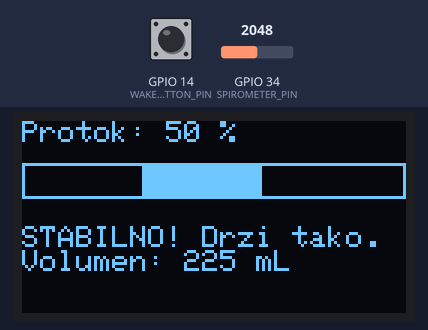
Recording of a sketch running on a simulated ESP32. On the bench: 128×64 one-colour display. The inputs (shaded band) are chosen by the test bench; at power-on: GPIO 34 (SPIROMETER_PIN) = 2048, GPIO 14 (WAKE_BUTTON_PIN) HIGH. What the sketch prints to the serial monitor is not drawn.

Above: at 1.7 s.
1.8 s: GPIO 34 (SPIROMETER_PIN) set to 1689
At 2.0 s:
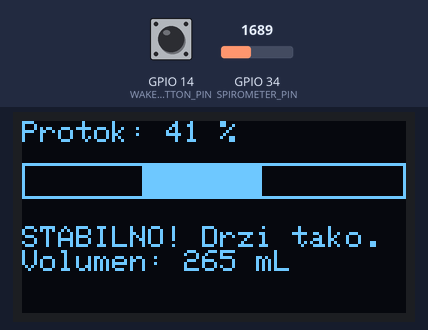
3.4 s: GPIO 34 (SPIROMETER_PIN) set to 1601
At 3.51 s:
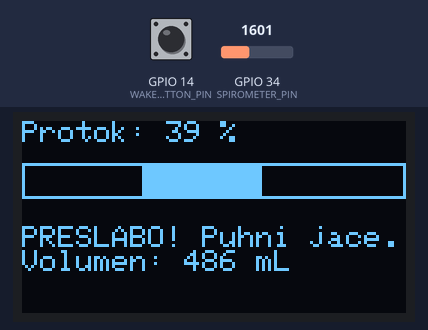
5.3 s: GPIO 34 (SPIROMETER_PIN) set to 2202
At 7.0 s:
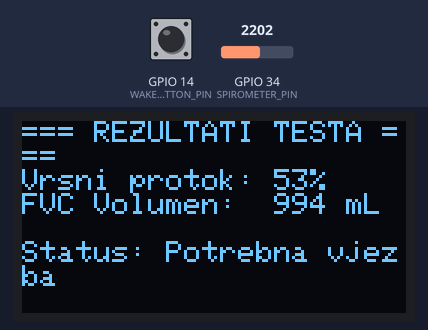
8.1 s: GPIO 34 (SPIROMETER_PIN) set to 2281
Timing chart, 0 to 11.1 s (numbered marks = the images above; inputs shaded):
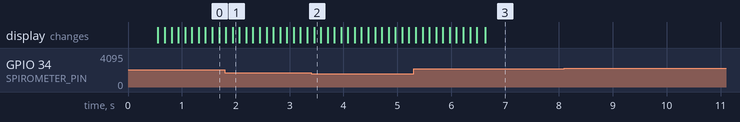

Measured:
- the behaviour switches between 1638 and 1637 on GPIO 34 (SPIROMETER_PIN) (found by bisection; images 1 and 2)
- after the input at 3.4 s, the display: changes after 0.05 s (image 2)
- after the input at 5.3 s, the display: first changes at once (image 3 shows a later state)

The sketch:

sketch.ino
```cpp
#include <Wire.h>
#include <Adafruit_GFX.h>
#include <Adafruit_SSD1306.h>
#include <WiFi.h>
#include <WebServer.h>

#define SCREEN_WIDTH 128
#define SCREEN_HEIGHT 64
#define OLED_RESET    -1
Adafruit_SSD1306 display(SCREEN_WIDTH, SCREEN_HEIGHT, &Wire, OLED_RESET);

#define SPIROMETER_PIN 34
#define WAKE_BUTTON_PIN 14

const char* ssid = "ZenBreath-Spirometer";
WebServer server(80);
volatile int currentFlow = 0;
volatile int maxFlow = 0;
volatile float totalVolume = 0.0;
unsigned long testStartTime = 0;
volatile bool isTesting = false;
volatile bool testCompleted = false;
unsigned long lastActivityTime = 0;

bool sustavSpava = false;

const char index_html[] PROGMEM = R"rawliteral(
<!DOCTYPE html>
<html>
<head>
    <title>ZenBreath Dashboard</title>
    <meta name="viewport" content="width=device-width, initial-scale=1">
    <style>
        body { font-family: Arial, sans-serif; text-align: center; background: #f0f4f8; color: #333; }
        .container { max-width: 500px; margin: auto; padding: 20px; }
        .card { background: white; padding: 20px; border-radius: 10px; box-shadow: 0 4px 6px rgba(0,0,0,0.1); margin-bottom: 20px; }
        .bar-container { background: #ddd; border-radius: 20px; height: 30px; width: 100%; overflow: hidden; }
        .bar { background: #4caf50; height: 100%; width: 0%; transition: width 0.1s; }
        h1 { color: #2c3e50; }
    </style>
    <script>
        setInterval(function() {
            fetch('/data').then(response => response.text()).then(data => {
                var values = data.split(',');
                document.getElementById('flowVal').innerText = values[0] + " %";
                document.getElementById('flowBar').style.width = values[0] + "%";
                document.getElementById('maxFlow').innerText = values[1];
                document.getElementById('volume').innerText = values[2];
            });
        }, 200);
    </script>
</head>
<body>
    <div class="container">
        <h1>ZenBreath Pacijent Panel</h1>
        <div class="card">
            <h3>Trenutni Protok Zraka</h3>
            <div class="bar-container"><div id="flowBar" class="bar"></div></div>
            <h2 id="flowVal">0 %</h2>
        </div>
        <div class="card">
            <h3>Statistika Testiranja</h3>
            <p>Maksimalni protok: <strong id="maxFlow">0</strong> %</p>
            <p>Volumen (FVC): <strong id="volume">0</strong> mL</p>
        </div>
    </div>
</body>
</html>
)rawliteral";

void handleRoot() {
  server.send_P(200, "text/html", index_html);
}

void handleData() {
  String data = String(currentFlow) + "," + String(maxFlow) + "," + String((int)totalVolume);
  server.send(200, "text/plain", data);
}

void TaskServer(void * pvParameters) {
  for(;;) {
    if (!sustavSpava) {
      server.handleClient();
    }
    vTaskDelay(10 / portTICK_PERIOD_MS);
  }
}

void provjeriPotrosnjuEnergije() {
  if (millis() - lastActivityTime > 10000) {
    Serial.println("Sustav neaktivan. Ulazim u softverski sleep...");
    display.clearDisplay();
    display.display();
    WiFi.mode(WIFI_OFF);

    sustavSpava = true;
  }
}

void setup() {
  Serial.begin(115200);
  delay(500);

  pinMode(WAKE_BUTTON_PIN, INPUT_PULLUP);
  lastActivityTime = millis();

  if(!display.begin(SSD1306_SWITCHCAPVCC, 0x3C)) {
    Serial.println("OLED zakazao!");
    for(;;);
  }
  display.clearDisplay();
  display.setTextColor(SSD1306_WHITE);

  WiFi.softAP(ssid, "zenbreath123");
  server.on("/", handleRoot);
  server.on("/data", handleData);
  server.begin();

  xTaskCreatePinnedToCore(TaskServer, "TaskServer", 4096, NULL, 1, NULL, 0);
}

void loop() {
  if (sustavSpava) {
    if (digitalRead(WAKE_BUTTON_PIN) == LOW) {
      delay(200);

      Serial.println("Gumb pritisnut -> Budim sustav softverski!");

      display.clearDisplay();
      display.setCursor(0, 0);
      display.println("Sustav probudjen!");
      display.display();
      delay(1500);
      WiFi.softAP(ssid, "zenbreath123");
      lastActivityTime = millis();
      sustavSpava = false;
    }
    delay(50);
    return;
  }

  int rawValue = analogRead(SPIROMETER_PIN);
  currentFlow = map(rawValue, 0, 4095, 0, 100);

  if (currentFlow <= 8) {
    testCompleted = false;
  }

  if (currentFlow > 8 && !testCompleted) {
    lastActivityTime = millis();

    if (!isTesting) {
      isTesting = true;
      testStartTime = millis();
      maxFlow = 0;
      totalVolume = 0;
    }

    totalVolume += (currentFlow * 0.1) * 4.5;
    if (currentFlow > maxFlow) maxFlow = currentFlow;

    display.clearDisplay();
    display.setTextSize(1);
    display.setCursor(0, 0);
    display.print("Protok: "); display.print(currentFlow); display.println(" %");

    display.drawRect(0, 14, 128, 12, SSD1306_WHITE);
    display.fillRect(40, 15, 40, 10, SSD1306_WHITE);

    int markerX = map(currentFlow, 0, 100, 0, 124);
    display.fillCircle(markerX, 20, 4, SSD1306_WHITE);

    display.setCursor(0, 35);
    if (currentFlow >= 40 && currentFlow <= 70) {
      display.println("STABILNO! Drzi tako.");
    } else if (currentFlow < 40) {
      display.println("PRESLABO! Puhni jace.");
    } else {
      display.println("PREJAKO! Lakse malo.");
    }

    display.print("Volumen: "); display.print((int)totalVolume); display.println(" mL");
    display.display();

    if (millis() - testStartTime > 6000) {
      isTesting = false;
      testCompleted = true;
      prikaziZavrsniIzvjestaj();
    }

  } else {
    if (isTesting) {
      isTesting = false;
      testCompleted = true;
      prikaziZavrsniIzvjestaj();
    }

    display.clearDisplay();

    if (testCompleted) {
      display.setCursor(0, 20);
      display.println("Test zavrsen.");
      display.println("Vratite pot. na 0%");
      display.println("kako bi sustav bio ready");
    } else {
      display.setCursor(15, 10);
      display.println("=== ZenBreath ===");
      display.setCursor(0, 30);
      display.println("Sustav spreman...");
      display.println("Puhnite za pocetak.");
    }
    display.display();

    provjeriPotrosnjuEnergije();
  }

  delay(100);
}

void prikaziZavrsniIzvjestaj() {
  display.clearDisplay();
  display.setCursor(0, 0);
  display.println("=== REZULTATI TESTA ===");
  display.print("Vrsni protok: "); display.print(maxFlow); display.println("%");
  display.print("FVC Volumen:  "); display.print((int)totalVolume); display.println(" mL");

  display.setCursor(0, 40);
  if (totalVolume > 1000) {
    display.println("Status: IZVRSNO!");
  } else {
    display.println("Status: Potrebna vjezba");
  }
  display.display();
  delay(6000);
  lastActivityTime = millis();
}
```
